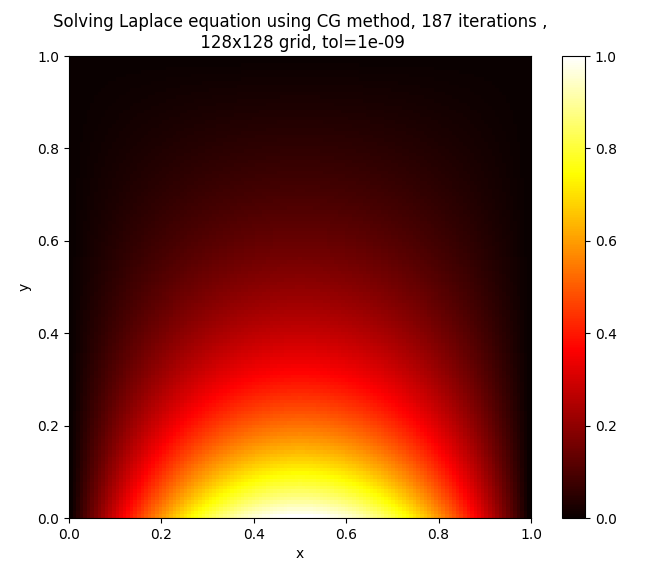

Here is the Python script that generated this plot:
import numpy as np
import matplotlib.pyplot as plt

def grid(num_of_points):
    A = np.zeros((num_of_points, num_of_points))
    return A

def initial_grid(x, y, numbers):


    space = grid(numbers+1)
    x_range = np.linspace(x[0], x[1], numbers+1)


    space[0, :] = np.sin(np.pi * x_range)

    space[numbers, :] = 0.0

    space[:, 0] = 0.0

    space[:, numbers] = 0.0

    return space


def get_A_b(x, y, numbers):
    """
    Construct the coefficient matrix A and right-hand side vector b for
    the interior points using a 5-point stencil for the Laplacian.
    Interior points: i=1,...,numbers-1; j=1,...,numbers-1.
    """
    dimension_A = (numbers - 1) ** 2
    A = np.zeros((dimension_A, dimension_A))

    for i_idx in range(dimension_A):
        A[i_idx, i_idx] = -4

        if i_idx % (numbers - 1) != 0:
            A[i_idx, i_idx - 1] = 1

        if (i_idx + 1) % (numbers - 1) != 0:
            A[i_idx, i_idx + 1] = 1

        if i_idx - (numbers - 1) >= 0:
            A[i_idx, i_idx - (numbers - 1)] = 1

        if i_idx + (numbers - 1) < dimension_A:
            A[i_idx, i_idx + (numbers - 1)] = 1

    b = np.zeros(dimension_A)
    x_range = np.linspace(x[0], x[1], numbers+1)
    sin_x = np.sin(np.pi * x_range)

    for i in range(1, numbers):
        idx = i - 1
        b[idx] -= sin_x[i]

    return A, b


def CG(A, b, x0=None, tol=1e-15):
    if x0 is None:
        x0 = np.zeros(len(b))
    iteration_time = 0
    x = x0
    r = b - A @ x
    p = r.copy()
    while True:
        q = A @ p
        alpha = (r @ r) / (p @ q)
        x = x + alpha * p
        iteration_time += 1
        r_new = r - alpha * q
        if np.linalg.norm(r_new, ord=2) < tol:
            r = r_new
            break
        beta = (r_new @ r_new) / (r @ r)
        p = r_new + beta * p
        r = r_new

    return x, iteration_time


def plot_hot(x, y, numbers):

    tol = 1e-9
    space = initial_grid(x, y, numbers)
    A, b = get_A_b(x, y, numbers)
    sol, iteration_time = CG(A, b, tol=tol)

    for i in range(1, numbers):
        for j in range(1, numbers):
            idx = (i - 1) * (numbers - 1) + (j - 1)
            space[i, j] = sol[idx]

    plt.figure(figsize=(8, 6))
    plt.imshow(space, cmap='hot', interpolation='nearest', 
               extent=[x[0], x[1], y[0], y[1]], origin='lower', aspect='equal')
    plt.colorbar()
    plt.xlabel('x')
    plt.ylabel('y')
    plt.title(f'Solving Laplace equation using CG method, {iteration_time} iterations ,\n {numbers}x{numbers} grid, tol={tol}')
    plt.show()


if __name__ == '__main__':

    x = [0, 1]
    y = [0, 1]
    numbers = 128  
    plot_hot(x, y, numbers)
